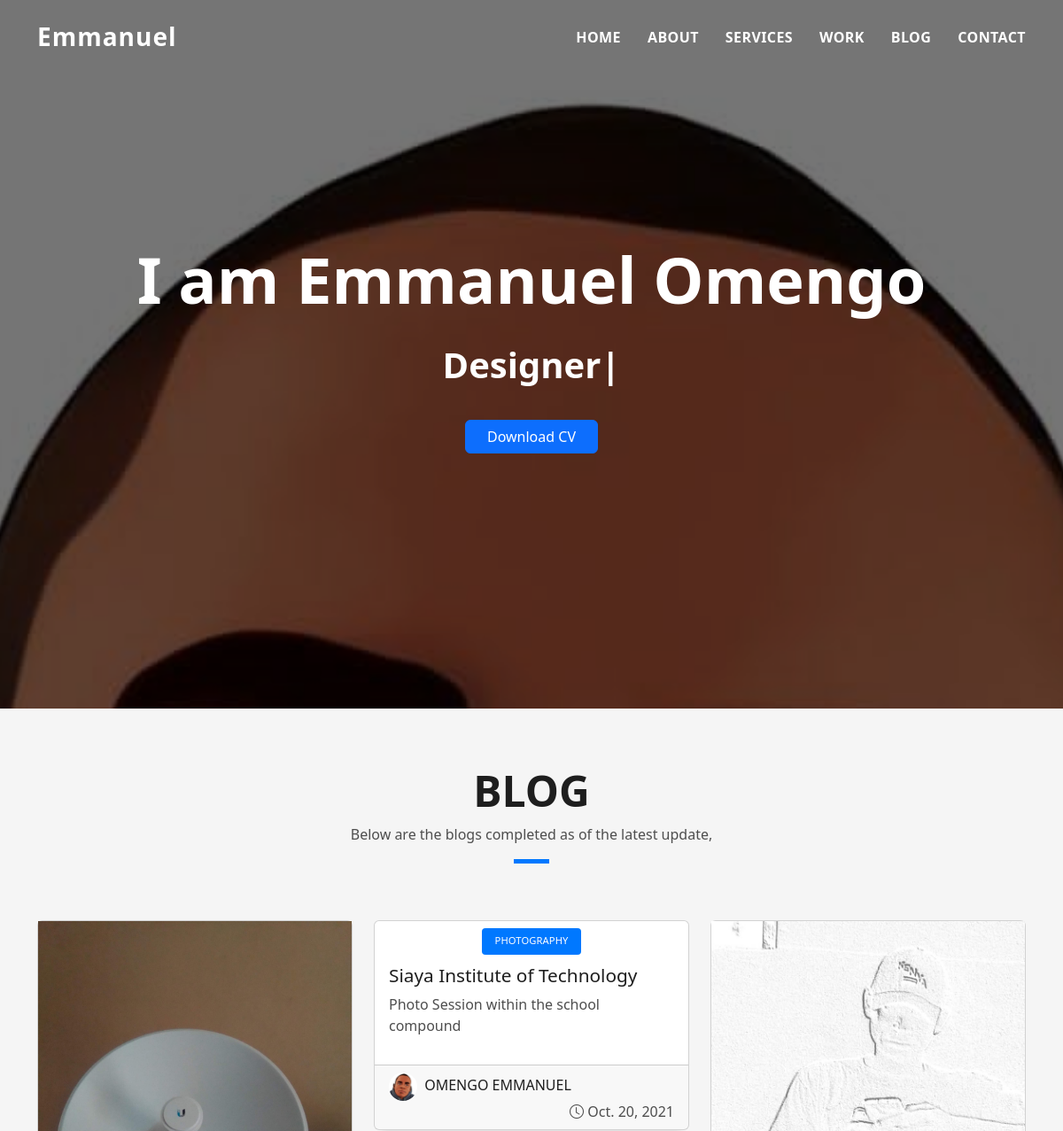
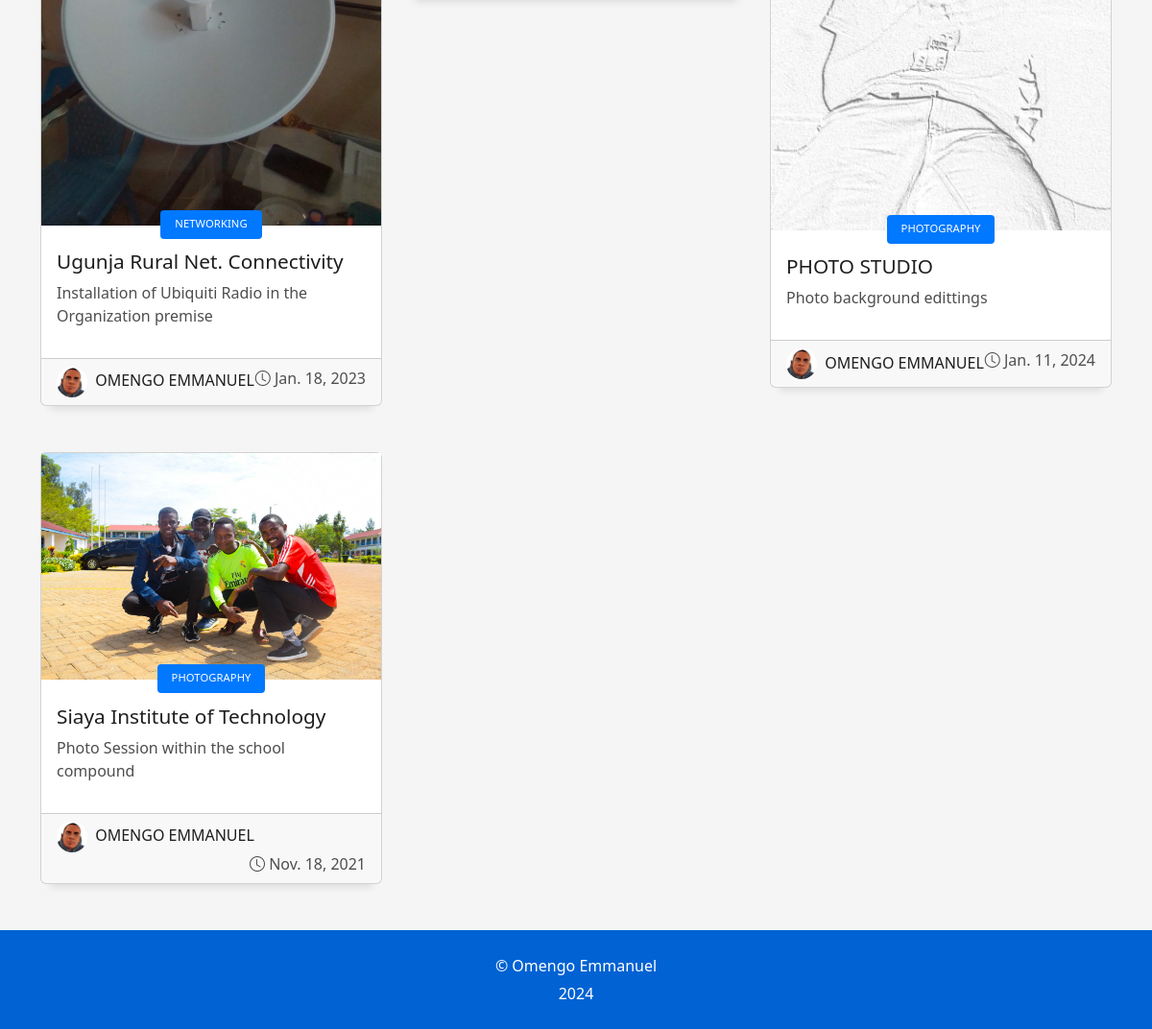
Page /blog on the committed database (2 pictures, top to bottom).
### resume/models.py (models this page shows, shortened)
class blogs(models.Model):
    Blog_Photo = models.ImageField(upload_to="uploads/blogs", default="uploads/blogs/profile.jpg")
    Blog_Category = models.CharField(max_length=30, null=False, blank=False)
    blog_Title_Venue = models.CharField(max_length=100, null=False, blank=False)
    Blog_Description = models.CharField(max_length=100, null=False, blank=False)
    My_Photo = models.ImageField(upload_to="uploads/blogs", default="uploads/blogs/profile.jpg")
    My_Name = models.CharField(max_length=50, null=False, blank=False)
    Blog_Date = models.DateField(default=timezone.now)

### resume/views.py (the view)
# urls.py: path('blog', views.blog, name="blog"),
def blog(request):
    blogss = blogs.objects.all()
    return render(request, 'blog.html', {'blogss': blogss})

### resume/templates/blog.html (shortened to what this page needs)
{% extends 'layout.html' %}
{% load static %}
{% block body %}
 <main id="main">
    <section id="blog" class="blog-mf sect-pt4 route">
      <div class="container">
        <div class="row">
          <div class="col-sm-12">
            <div class="title-box text-center">
              <h3 class="title-a">
                Blog
              </h3>
              <p class="subtitle-a">
                Below are the blogs completed as of the latest update,
              </p>
              <div class="line-mf"></div>
            </div>
          </div>
        </div>
        <div class="row">{% for z in blogss %}
          <div class="col-md-4">
            <div class="card card-blog">
              <div class="card-img">
                <a href="/blogsingle"><img src="/media/{{ z.Blog_Photo }}" alt="" class="img-fluid"></a>
              </div>
              <div class="card-body">
                <div class="card-category-box">
                  <div class="card-category">
                    <h6 class="category">{{ z.Blog_Category }}</h6>
                  </div>
                </div>
                <h3 class="card-title"><a href="/blogsingle">{{ z.blog_Title_Venue }}</a></h3>
                <p class="card-description">
                 {{ z.Blog_Description }}
                </p>
              </div>
              <div class="card-footer">
                <div class="post-author">
                  <a href="#">
                    <img src="/media/{{ z.My_Photo }}" alt="" class="avatar rounded-circle">
                    <span class="author">{{ z.My_Name }}</span>
                  </a>
                </div>
                <div class="post-date">
                  <span class="bi bi-clock"></span> {{ z.Blog_Date }}
                </div>
              </div>
            </div>
          </div>
             {% endfor %}
        </div>
      </div>
    </section>
 </main>
  <footer>
    <div class="container">
      <div class="row">
        <div class="col-sm-12">
          <div class="copyright-box">
            <p class="copyright"> &copy; Omengo Emmanuel <strong></strong></p>
            <div class="credits">
                2024
            </div>
          </div>
        </div>
      </div>
    </div>
  </footer>
</body>
</html>
{% endblock %}

### resume/templates/layout.html (shortened to what this page needs)
{% load static %}
<!DOCTYPE html>
<html lang="en">
<head>
  <link href="{% static 'vendor/bootstrap/css/bootstrap.min.css' %}" rel="stylesheet">
  <link href="{% static 'vendor/bootstrap-icons/bootstrap-icons.css' %}" rel="stylesheet">
  <link href="{% static 'vendor/glightbox/css/glightbox.min.css' %}" rel="stylesheet">
  <link href="{% static 'vendor/swiper/swiper-bundle.min.css' %}" rel="stylesheet">
  <link href="{% static 'css/style.css' %}" rel="stylesheet">
</head>
<body>
  <header id="header" class="fixed-top">
    <div class="container d-flex align-items-center justify-content-between">
      <h1 class="logo"><a href="/">Emmanuel</a></h1>
      <nav id="navbar" class="navbar">
        <ul>
          <li><a class="{% if navbar == 'index' %} activated {% endif %}" href="/">Home</a></li>
          <li><a class="{% if navbar == 'home' %} activated {% endif %}" href="/about">About</a></li>
          <li><a class="{% if navbar == 'home' %} activated {% endif %}" href="/services">Services</a></li>
          <li><a class=" {% if navbar == 'home' %} activated {% endif %}" href="/work">Work</a></li>
          <li><a class="{% if navbar == 'home' %} activated {% endif %} " href="/blog">Blog</a></li>
          <li><a class="{% if navbar == 'home' %} activated {% endif %}" href="/contact">Contact</a></li>
        </ul>
      </nav>
    </div>
  </header>
  <div id="hero" class="hero route bg-image" style="background-image: url({% static 'img/manu.jpg' %})">
    <div class="overlay-itro"></div>
    <div class="hero-content display-table">
      <div class="table-cell">
        <div class="container">
          <h1 class="hero-title mb-4">I am Emmanuel Omengo</h1>
          <p class="hero-subtitle"><span class="typed" data-typed-items="Designer, Software Developer, Networker, Photographer"></span></p>
         <p class="pt-3"><a class="btn btn-primary btn js-scroll px-4" target="_blank" href="{% static 'cv/omengo emmanuel cv.pdf' %}" role="button">Download CV</a></p>
        </div>
      </div>
    </div>
  </div>
{% block body %}
{% endblock %}

### resume/static/css/style.css (style rules this page uses)
body { background-color: #f5f5f5; color: #4e4e4e; }
h1, h2, h3, h4, h5, h6 { color: #1e1e1e; }
a { color: #1e1e1e; text-decoration: none; transition: all 0.5s ease-in-out; }
.box-shadow, .card-blog, .work-box, .service-box, .paralax-mf { box-shadow: 0 13px 8px -10px rgba(0, 0, 0, 0.1); }
.avatar { width: 32px; height: 32px; margin-right: 4px; overflow: hidden; }
.bg-image { background-repeat: no-repeat; background-attachment: fixed; background-size: cover; background-position: center center; }
.display-table { width: 100%; height: 100%; display: table; }
.table-cell { display: table-cell; vertical-align: middle; }
.sect-pt4 { padding-top: 4rem; }
.title-box { margin-bottom: 4rem; }
.title-a { text-decoration: none; font-size: 3rem; font-weight: bold; text-transform: uppercase; }
.subtitle-a { text-decoration: none; color: #4e4e4e; }
.line-mf { width: 40px; height: 5px; background-color: #0078ff; margin: 0 auto; }
#header { transition: all 0.5s; z-index: 997; padding: 20px 0; }
#header .logo { font-size: 28px; margin: 0; padding: 0; font-weight: 600; letter-spacing: 1px; }
#header .logo a { color: #fff; }
.navbar { padding: 0; }
.navbar ul { margin: 0; padding: 0; display: flex; list-style: none; align-items: center; }
.navbar li { position: relative; }
.navbar>ul>li { white-space: nowrap; padding: 10px 0 10px 30px; }
.navbar a, .navbar a:focus { display: flex; align-items: center; justify-content: space-between; color: #fff; font-size: 16px; font-weight: 600; padding: 0; white-space: nowrap; transition: 0.3s; letter-spacing: 0.4px; position: relative; text-transform: uppercase; }
.navbar>ul>li>a:before { content: ""; position: absolute; width: 100%; height: 2px; bottom: -6px; left: 0; width: 0; background-color: #fff; visibility: hidden; transition: all 0.3s ease-in-out 0s; }
.hero { height: 100vh; position: relative; color: #fff; }
.hero .hero-content { text-align: center; position: absolute; }
.hero .overlay-itro { background-color: rgba(0, 0, 0, 0.6); position: absolute; top: 0; left: 0px; padding: 0; height: 100%; width: 100%; opacity: 0.9; }
.hero .hero-title { color: #fff; font-weight: 600; font-size: 3rem; }
@media (min-width: 768px) { .hero .hero-title { font-size: 4.5rem; } }
.hero .hero-subtitle { font-size: 1.5rem; font-weight: 600; }
@media (min-width: 768px) { .hero .hero-subtitle { font-size: 2.5rem; } }
@media (min-width: 767px) { .card-blog { margin-bottom: 3rem; } }
.card-blog .card-body { position: relative; }
.card-blog .card-category-box { position: absolute; text-align: center; top: -16px; left: 15px; right: 15px; line-height: 25px; overflow: hidden; }
.card-blog .card-category { display: inline-block; color: #fff; padding: 0 15px 5px; overflow: hidden; background-color: #0078ff; border-radius: 4px; }
.card-blog .card-category .category { color: #fff; display: inline-block; text-transform: uppercase; font-size: 0.7rem; letter-spacing: 0.1px; margin-bottom: 0; }
.card-blog .card-title { font-size: 1.3rem; margin-top: 0.6rem; }
.card-blog .card-description { color: #4e4e4e; }
.card-blog .post-author { display: inline-block; }
.card-blog .post-date { color: #4e4e4e; display: inline-block; float: right; }
footer { text-align: center; color: #fff; padding: 25px 0; background: #0062d3; }
footer .copyright { margin-bottom: 0.3rem; }
footer .credits { margin-bottom: 0; }

### rows in the picture
blogs: Blog_Photo (picture), Blog_Category "NETWORKING", blog_Title_Venue "Ugunja Rural Net. Connectivity", Blog_Description "Installation of Ubiquiti Radio in the Organization premise", My_Photo (picture), My_Name "OMENGO EMMANUEL", Blog_Date "Jan. 18, 2023"
blogs: Blog_Category "PHOTOGRAPHY", blog_Title_Venue "Siaya Institute of Technology", Blog_Description "Photo Session within the school compound", My_Photo (picture), My_Name "OMENGO EMMANUEL", Blog_Date "Oct. 20, 2021"
blogs: Blog_Photo (picture), Blog_Category "PHOTOGRAPHY", blog_Title_Venue "PHOTO STUDIO", Blog_Description "Photo background edittings", My_Photo (picture), My_Name "OMENGO EMMANUEL", Blog_Date "Jan. 11, 2024"
blogs: Blog_Photo (picture), Blog_Category "PHOTOGRAPHY", blog_Title_Venue "Siaya Institute of Technology", Blog_Description "Photo Session within the school compound", My_Photo (picture), My_Name "OMENGO EMMANUEL", Blog_Date "Nov. 18, 2021"
